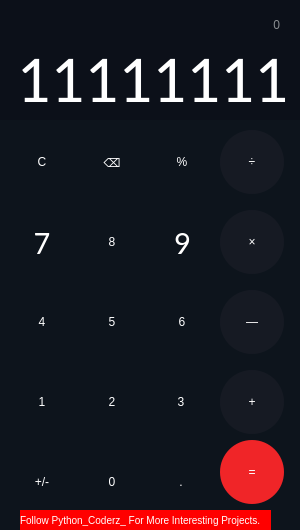
<?xml version="1.0" encoding="UTF-8"?>
<ui version="4.0">
 <class>MainWindow</class>
 <widget class="QMainWindow" name="MainWindow">
  <property name="enabled">
   <bool>true</bool>
  </property>
  <property name="geometry">
   <rect>
    <x>0</x>
    <y>0</y>
    <width>300</width>
    <height>530</height>
   </rect>
  </property>
  <property name="minimumSize">
   <size>
    <width>300</width>
    <height>530</height>
   </size>
  </property>
  <property name="maximumSize">
   <size>
    <width>300</width>
    <height>530</height>
   </size>
  </property>
  <property name="windowTitle">
   <string>Calculator</string>
  </property>
  <property name="windowIcon">
   <iconset>
    <normaloff>../../../../.designer/backup/Calculator-red-512.png</normaloff>../../../../.designer/backup/Calculator-red-512.png</iconset>
  </property>
  <property name="toolButtonStyle">
   <enum>Qt::ToolButtonIconOnly</enum>
  </property>
  <property name="animated">
   <bool>true</bool>
  </property>
  <property name="tabShape">
   <enum>QTabWidget::Rounded</enum>
  </property>
  <widget class="QWidget" name="centralwidget">
   <widget class="QLabel" name="operation_screen">
    <property name="enabled">
     <bool>true</bool>
    </property>
    <property name="geometry">
     <rect>
      <x>0</x>
      <y>50</y>
      <width>288</width>
      <height>70</height>
     </rect>
    </property>
    <property name="font">
     <font>
      <family>Calibri</family>
      <pointsize>50</pointsize>
      <weight>9</weight>
      <italic>false</italic>
      <bold>false</bold>
     </font>
    </property>
    <property name="layoutDirection">
     <enum>Qt::LeftToRight</enum>
    </property>
    <property name="autoFillBackground">
     <bool>false</bool>
    </property>
    <property name="styleSheet">
     <string notr="true"> font: 75 50pt &quot;Calibri&quot;;
 color: rgb(255, 255, 255);
 background-color: rgb(12, 16, 25);

</string>
    </property>
    <property name="text">
     <string>11111111</string>
    </property>
    <property name="textFormat">
     <enum>Qt::AutoText</enum>
    </property>
    <property name="scaledContents">
     <bool>false</bool>
    </property>
    <property name="alignment">
     <set>Qt::AlignBottom|Qt::AlignRight|Qt::AlignTrailing</set>
    </property>
    <property name="indent">
     <number>0</number>
    </property>
   </widget>
   <widget class="QPushButton" name="pushButton_clear">
    <property name="geometry">
     <rect>
      <x>10</x>
      <y>130</y>
      <width>64</width>
      <height>64</height>
     </rect>
    </property>
    <property name="styleSheet">
     <string notr="true">QPushButton {
 font: 75 25pt &quot;Calibri&quot;;
 color: rgb(255, 255, 255);
 background-color: rgb(13, 20, 28);
 border-style: solid;
 border-radius:32px;
 max-width:64px;
 max-height:64px;
 min-width:64px;
 min-height:64px;
}

QPushButton:pressed {
    background-color: rgb(22, 29, 37);
	color: rgb(138, 142, 145);
}</string>
    </property>
    <property name="text">
     <string>C</string>
    </property>
   </widget>
   <widget class="QPushButton" name="pushButton_arrow">
    <property name="geometry">
     <rect>
      <x>80</x>
      <y>130</y>
      <width>64</width>
      <height>64</height>
     </rect>
    </property>
    <property name="styleSheet">
     <string notr="true">QPushButton {
 font: 75 25pt &quot;Calibri&quot;;
 color: rgb(255, 255, 255);
 background-color: rgb(13, 20, 28);
 border-style: solid;
 border-radius:32px;
 max-width:64px;
 max-height:64px;
 min-width:64px;
 min-height:64px;
}

QPushButton:pressed {
    background-color: rgb(22, 29, 37);
	color: rgb(138, 142, 145);
}</string>
    </property>
    <property name="text">
     <string>⌫</string>
    </property>
   </widget>
   <widget class="QPushButton" name="pushButton_percent">
    <property name="geometry">
     <rect>
      <x>150</x>
      <y>130</y>
      <width>64</width>
      <height>64</height>
     </rect>
    </property>
    <property name="styleSheet">
     <string notr="true">QPushButton {
 font: 75 25pt &quot;Calibri&quot;;
 color: rgb(255, 255, 255);
 background-color: rgb(13, 20, 28);
 border-style: solid;
 border-radius:32px;
 max-width:64px;
 max-height:64px;
 min-width:64px;
 min-height:64px;
}

QPushButton:pressed {
    background-color: rgb(22, 29, 37);
	color: rgb(138, 142, 145);
}</string>
    </property>
    <property name="text">
     <string>%</string>
    </property>
   </widget>
   <widget class="QPushButton" name="pushButton_divide">
    <property name="geometry">
     <rect>
      <x>220</x>
      <y>130</y>
      <width>64</width>
      <height>64</height>
     </rect>
    </property>
    <property name="styleSheet">
     <string notr="true">QPushButton {
 font: 75 30pt &quot;Calibri&quot;;
 color: rgb(255, 255, 255);
 background-color: rgb(22, 26, 35);
 border-style: solid;
 border-radius:32px;
 max-width:64px;
 max-height:64px;
 min-width:64px;
 min-height:64px;
}

QPushButton:pressed {
    background-color: rgb(22, 29, 37);
	color: rgb(138, 142, 145);
}</string>
    </property>
    <property name="text">
     <string>÷</string>
    </property>
   </widget>
   <widget class="QPushButton" name="pushButton_9">
    <property name="geometry">
     <rect>
      <x>150</x>
      <y>210</y>
      <width>64</width>
      <height>64</height>
     </rect>
    </property>
    <property name="font">
     <font>
      <family>Calibri</family>
      <pointsize>25</pointsize>
      <weight>9</weight>
      <italic>false</italic>
      <bold>false</bold>
     </font>
    </property>
    <property name="styleSheet">
     <string notr="true">QPushButton {
 font: 75 25pt &quot;Calibri&quot;;
 color: rgb(255, 255, 255);
 background-color: rgb(13, 20, 28);
 border-style: solid;
 border-radius:32px;
 max-width:64px;
 max-height:64px;
 min-width:64px;
 min-height:64px;
}

QPushButton:pressed {
    background-color: rgb(22, 29, 37);
	color: rgb(138, 142, 145);
}</string>
    </property>
    <property name="text">
     <string>9</string>
    </property>
   </widget>
   <widget class="QPushButton" name="pushButton_8">
    <property name="geometry">
     <rect>
      <x>80</x>
      <y>210</y>
      <width>64</width>
      <height>64</height>
     </rect>
    </property>
    <property name="styleSheet">
     <string notr="true">QPushButton {
 font: 75 25pt &quot;Calibri&quot;;
 color: rgb(255, 255, 255);
 background-color: rgb(13, 20, 28);
 border-style: solid;
 border-radius:32px;
 max-width:64px;
 max-height:64px;
 min-width:64px;
 min-height:64px;
}

QPushButton:pressed {
    background-color: rgb(22, 29, 37);
	color: rgb(138, 142, 145);
}</string>
    </property>
    <property name="text">
     <string>8</string>
    </property>
   </widget>
   <widget class="QPushButton" name="pushButton_7">
    <property name="geometry">
     <rect>
      <x>10</x>
      <y>210</y>
      <width>64</width>
      <height>64</height>
     </rect>
    </property>
    <property name="font">
     <font>
      <family>Calibri</family>
      <pointsize>25</pointsize>
      <weight>9</weight>
      <italic>false</italic>
      <bold>false</bold>
     </font>
    </property>
    <property name="styleSheet">
     <string notr="true">QPushButton {
 font: 75 25pt &quot;Calibri&quot;;
 color: rgb(255, 255, 255);
 background-color: rgb(13, 20, 28);
 border-style: solid;
 border-radius:32px;
 max-width:64px;
 max-height:64px;
 min-width:64px;
 min-height:64px;
}

QPushButton:pressed {
    background-color: rgb(22, 29, 37);
	color: rgb(138, 142, 145);
}</string>
    </property>
    <property name="text">
     <string>7</string>
    </property>
   </widget>
   <widget class="QPushButton" name="pushButton_multiply">
    <property name="geometry">
     <rect>
      <x>220</x>
      <y>210</y>
      <width>64</width>
      <height>64</height>
     </rect>
    </property>
    <property name="styleSheet">
     <string notr="true">QPushButton {
 font: 75 30pt &quot;Calibri&quot;;
 color: rgb(255, 255, 255);
 background-color: rgb(22, 26, 35);
 border-style: solid;
 border-radius:32px;
 max-width:64px;
 max-height:64px;
 min-width:64px;
 min-height:64px;
}

QPushButton:pressed {
    background-color: rgb(22, 29, 37);
	color: rgb(138, 142, 145);
}</string>
    </property>
    <property name="text">
     <string>×</string>
    </property>
   </widget>
   <widget class="QPushButton" name="pushButton_6">
    <property name="geometry">
     <rect>
      <x>150</x>
      <y>290</y>
      <width>64</width>
      <height>64</height>
     </rect>
    </property>
    <property name="styleSheet">
     <string notr="true">QPushButton {
 font: 75 25pt &quot;Calibri&quot;;
 color: rgb(255, 255, 255);
 background-color: rgb(13, 20, 28);
 border-style: solid;
 border-radius:32px;
 max-width:64px;
 max-height:64px;
 min-width:64px;
 min-height:64px;
}

QPushButton:pressed {
    background-color: rgb(22, 29, 37);
	color: rgb(138, 142, 145);
}</string>
    </property>
    <property name="text">
     <string>6</string>
    </property>
   </widget>
   <widget class="QPushButton" name="pushButton_5">
    <property name="geometry">
     <rect>
      <x>80</x>
      <y>290</y>
      <width>64</width>
      <height>64</height>
     </rect>
    </property>
    <property name="styleSheet">
     <string notr="true">QPushButton {
 font: 75 25pt &quot;Calibri&quot;;
 color: rgb(255, 255, 255);
 background-color: rgb(13, 20, 28);
 border-style: solid;
 border-radius:32px;
 max-width:64px;
 max-height:64px;
 min-width:64px;
 min-height:64px;
}

QPushButton:pressed {
    background-color: rgb(22, 29, 37);
	color: rgb(138, 142, 145);
}</string>
    </property>
    <property name="text">
     <string>5</string>
    </property>
   </widget>
   <widget class="QPushButton" name="pushButton_4">
    <property name="geometry">
     <rect>
      <x>10</x>
      <y>290</y>
      <width>64</width>
      <height>64</height>
     </rect>
    </property>
    <property name="styleSheet">
     <string notr="true">QPushButton {
 font: 75 25pt &quot;Calibri&quot;;
 color: rgb(255, 255, 255);
 background-color: rgb(13, 20, 28);
 border-style: solid;
 border-radius:32px;
 max-width:64px;
 max-height:64px;
 min-width:64px;
 min-height:64px;
}

QPushButton:pressed {
    background-color: rgb(22, 29, 37);
	color: rgb(138, 142, 145);
}</string>
    </property>
    <property name="text">
     <string>4</string>
    </property>
   </widget>
   <widget class="QPushButton" name="pushButton_subtract">
    <property name="geometry">
     <rect>
      <x>220</x>
      <y>290</y>
      <width>64</width>
      <height>64</height>
     </rect>
    </property>
    <property name="styleSheet">
     <string notr="true">QPushButton {
 font: 75 25pt &quot;Calibri&quot;;
 color: rgb(255, 255, 255);
 background-color: rgb(22, 26, 35);
 border-style: solid;
 border-radius:32px;
 max-width:64px;
 max-height:64px;
 min-width:64px;
 min-height:64px;
}

QPushButton:pressed {
    background-color: rgb(22, 29, 37);
	color: rgb(138, 142, 145);
}</string>
    </property>
    <property name="text">
     <string>—</string>
    </property>
   </widget>
   <widget class="QPushButton" name="pushButton_3">
    <property name="geometry">
     <rect>
      <x>149</x>
      <y>370</y>
      <width>64</width>
      <height>64</height>
     </rect>
    </property>
    <property name="styleSheet">
     <string notr="true">QPushButton {
 font: 75 25pt &quot;Calibri&quot;;
 color: rgb(255, 255, 255);
 background-color: rgb(13, 20, 28);
 border-style: solid;
 border-radius:32px;
 max-width:64px;
 max-height:64px;
 min-width:64px;
 min-height:64px;
}

QPushButton:pressed {
    background-color: rgb(22, 29, 37);
	color: rgb(138, 142, 145);
}</string>
    </property>
    <property name="text">
     <string>3</string>
    </property>
   </widget>
   <widget class="QPushButton" name="pushButton_2">
    <property name="geometry">
     <rect>
      <x>80</x>
      <y>370</y>
      <width>64</width>
      <height>64</height>
     </rect>
    </property>
    <property name="styleSheet">
     <string notr="true">QPushButton {
 font: 75 25pt &quot;Calibri&quot;;
 color: rgb(255, 255, 255);
 background-color: rgb(13, 20, 28);
 border-style: solid;
 border-radius:32px;
 max-width:64px;
 max-height:64px;
 min-width:64px;
 min-height:64px;
}

QPushButton:pressed {
    background-color: rgb(22, 29, 37);
	color: rgb(138, 142, 145);
}</string>
    </property>
    <property name="text">
     <string>2</string>
    </property>
   </widget>
   <widget class="QPushButton" name="pushButton_1">
    <property name="geometry">
     <rect>
      <x>10</x>
      <y>370</y>
      <width>64</width>
      <height>64</height>
     </rect>
    </property>
    <property name="styleSheet">
     <string notr="true">QPushButton {
 font: 75 25pt &quot;Calibri&quot;;
 color: rgb(255, 255, 255);
 background-color: rgb(13, 20, 28);
 border-style: solid;
 border-radius:32px;
 max-width:64px;
 max-height:64px;
 min-width:64px;
 min-height:64px;
}

QPushButton:pressed {
    background-color: rgb(22, 29, 37);
	color: rgb(138, 142, 145);
}</string>
    </property>
    <property name="text">
     <string>1</string>
    </property>
   </widget>
   <widget class="QPushButton" name="pushButton_add">
    <property name="geometry">
     <rect>
      <x>220</x>
      <y>370</y>
      <width>64</width>
      <height>64</height>
     </rect>
    </property>
    <property name="styleSheet">
     <string notr="true">QPushButton {
 font: 75 30pt &quot;Calibri&quot;;
 color: rgb(255, 255, 255);
 background-color: rgb(22, 26, 35);
 border-style: solid;
 border-radius:32px;
 max-width:64px;
 max-height:64px;
 min-width:64px;
 min-height:64px;
}

QPushButton:pressed {
    background-color: rgb(22, 29, 37);
	color: rgb(138, 142, 145);
}</string>
    </property>
    <property name="text">
     <string>+</string>
    </property>
   </widget>
   <widget class="QPushButton" name="pushButton_decimal">
    <property name="geometry">
     <rect>
      <x>149</x>
      <y>450</y>
      <width>64</width>
      <height>64</height>
     </rect>
    </property>
    <property name="styleSheet">
     <string notr="true">QPushButton {
 font: 75 25pt &quot;Calibri&quot;;
 color: rgb(255, 255, 255);
 background-color: rgb(13, 20, 28);
 border-style: solid;
 border-radius:32px;
 max-width:64px;
 max-height:64px;
 min-width:64px;
 min-height:64px;
}

QPushButton:pressed {
    background-color: rgb(22, 29, 37);
	color: rgb(138, 142, 145);
}</string>
    </property>
    <property name="text">
     <string>.</string>
    </property>
   </widget>
   <widget class="QPushButton" name="pushButton_0">
    <property name="geometry">
     <rect>
      <x>80</x>
      <y>450</y>
      <width>64</width>
      <height>64</height>
     </rect>
    </property>
    <property name="styleSheet">
     <string notr="true">QPushButton {
 font: 75 25pt &quot;Calibri&quot;;
 color: rgb(255, 255, 255);
 background-color: rgb(13, 20, 28);
 border-style: solid;
 border-radius:32px;
 max-width:64px;
 max-height:64px;
 min-width:64px;
 min-height:64px;
}

QPushButton:pressed {
    background-color: rgb(22, 29, 37);
	color: rgb(138, 142, 145);
}</string>
    </property>
    <property name="text">
     <string>0</string>
    </property>
   </widget>
   <widget class="QPushButton" name="pushButton_plusMinus">
    <property name="geometry">
     <rect>
      <x>10</x>
      <y>450</y>
      <width>64</width>
      <height>64</height>
     </rect>
    </property>
    <property name="styleSheet">
     <string notr="true">QPushButton {
 font: 75 25pt &quot;Calibri&quot;;
 color: rgb(255, 255, 255);
 background-color: rgb(13, 20, 28);
 border-style: solid;
 border-radius:32px;
 max-width:64px;
 max-height:64px;
 min-width:64px;
 min-height:64px;
}

QPushButton:pressed {
    background-color: rgb(22, 29, 37);
	color: rgb(138, 142, 145);
}</string>
    </property>
    <property name="text">
     <string>+/-</string>
    </property>
   </widget>
   <widget class="QPushButton" name="pushButton_equals">
    <property name="geometry">
     <rect>
      <x>220</x>
      <y>440</y>
      <width>64</width>
      <height>64</height>
     </rect>
    </property>
    <property name="styleSheet">
     <string notr="true">QPushButton {
 font: 75 30pt &quot;Calibri&quot;;
 color: rgb(255, 255, 255);
 background-color: rgb(240, 37, 40);
 border-style: solid;
 border-radius:32px;
 max-width:64px;
 max-height:64px;
 min-width:64px;
 min-height:64px;
}

QPushButton:pressed {
    background-color: rgb(206, 33, 35);
	color: rgb(138, 142, 145);
}</string>
    </property>
    <property name="text">
     <string>=</string>
    </property>
   </widget>
   <widget class="QLabel" name="label_2">
    <property name="geometry">
     <rect>
      <x>0</x>
      <y>120</y>
      <width>300</width>
      <height>410</height>
     </rect>
    </property>
    <property name="styleSheet">
     <string notr="true">background-color: rgb(13, 20, 28);</string>
    </property>
    <property name="text">
     <string/>
    </property>
   </widget>
   <widget class="QLabel" name="label">
    <property name="geometry">
     <rect>
      <x>288</x>
      <y>50</y>
      <width>20</width>
      <height>70</height>
     </rect>
    </property>
    <property name="styleSheet">
     <string notr="true"> color: rgb(255, 255, 255);
 background-color: rgb(12, 16, 25);</string>
    </property>
    <property name="text">
     <string/>
    </property>
   </widget>
   <widget class="QLabel" name="calcHistory">
    <property name="geometry">
     <rect>
      <x>0</x>
      <y>0</y>
      <width>280</width>
      <height>50</height>
     </rect>
    </property>
    <property name="styleSheet">
     <string notr="true"> font: 75 30pt &quot;Calibri&quot;;
 color: rgb(138, 142, 145);
 background-color: rgb(12, 16, 25);
</string>
    </property>
    <property name="text">
     <string>0</string>
    </property>
    <property name="alignment">
     <set>Qt::AlignRight|Qt::AlignTrailing|Qt::AlignVCenter</set>
    </property>
   </widget>
   <widget class="QLabel" name="label_4">
    <property name="geometry">
     <rect>
      <x>280</x>
      <y>0</y>
      <width>20</width>
      <height>50</height>
     </rect>
    </property>
    <property name="styleSheet">
     <string notr="true">background-color: rgb(12, 16, 25);</string>
    </property>
    <property name="text">
     <string/>
    </property>
   </widget>
   <widget class="QLabel" name="label_3">
    <property name="geometry">
     <rect>
      <x>20</x>
      <y>510</y>
      <width>251</width>
      <height>21</height>
     </rect>
    </property>
    <property name="styleSheet">
     <string notr="true">QLabel{
background-color:red;
color: white;
font-size:10px;
}</string>
    </property>
    <property name="text">
     <string>Follow Python_Coderz_ For More Interesting Projects.</string>
    </property>
    <property name="textFormat">
     <enum>Qt::PlainText</enum>
    </property>
   </widget>
   <zorder>label_2</zorder>
   <zorder>operation_screen</zorder>
   <zorder>pushButton_clear</zorder>
   <zorder>pushButton_arrow</zorder>
   <zorder>pushButton_percent</zorder>
   <zorder>pushButton_divide</zorder>
   <zorder>pushButton_9</zorder>
   <zorder>pushButton_8</zorder>
   <zorder>pushButton_7</zorder>
   <zorder>pushButton_multiply</zorder>
   <zorder>pushButton_6</zorder>
   <zorder>pushButton_5</zorder>
   <zorder>pushButton_4</zorder>
   <zorder>pushButton_subtract</zorder>
   <zorder>pushButton_3</zorder>
   <zorder>pushButton_2</zorder>
   <zorder>pushButton_1</zorder>
   <zorder>pushButton_add</zorder>
   <zorder>pushButton_decimal</zorder>
   <zorder>pushButton_0</zorder>
   <zorder>pushButton_plusMinus</zorder>
   <zorder>pushButton_equals</zorder>
   <zorder>label</zorder>
   <zorder>calcHistory</zorder>
   <zorder>label_4</zorder>
   <zorder>label_3</zorder>
  </widget>
 </widget>
 <resources/>
 <connections/>
</ui>
